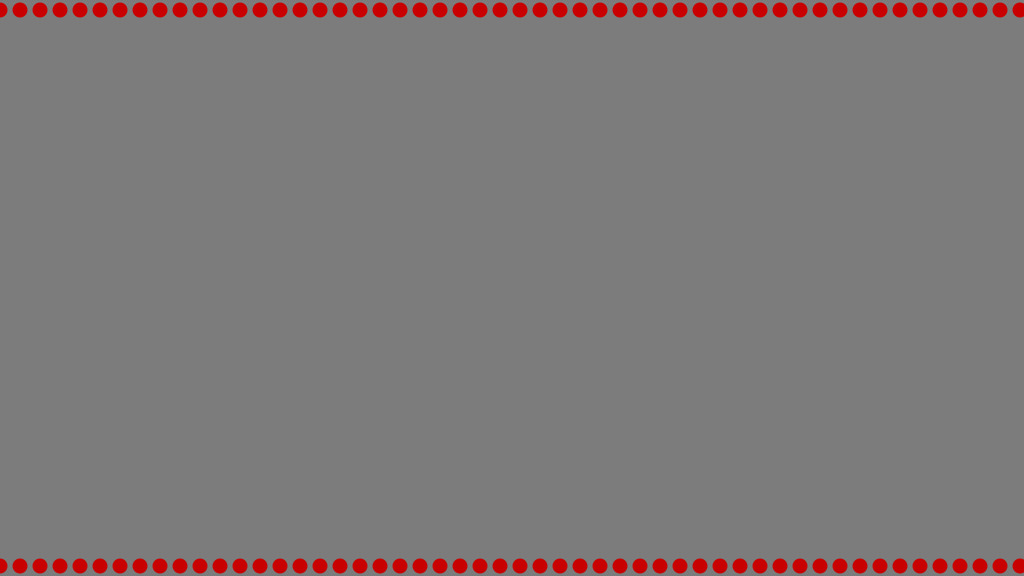
Frame 1 (no input)
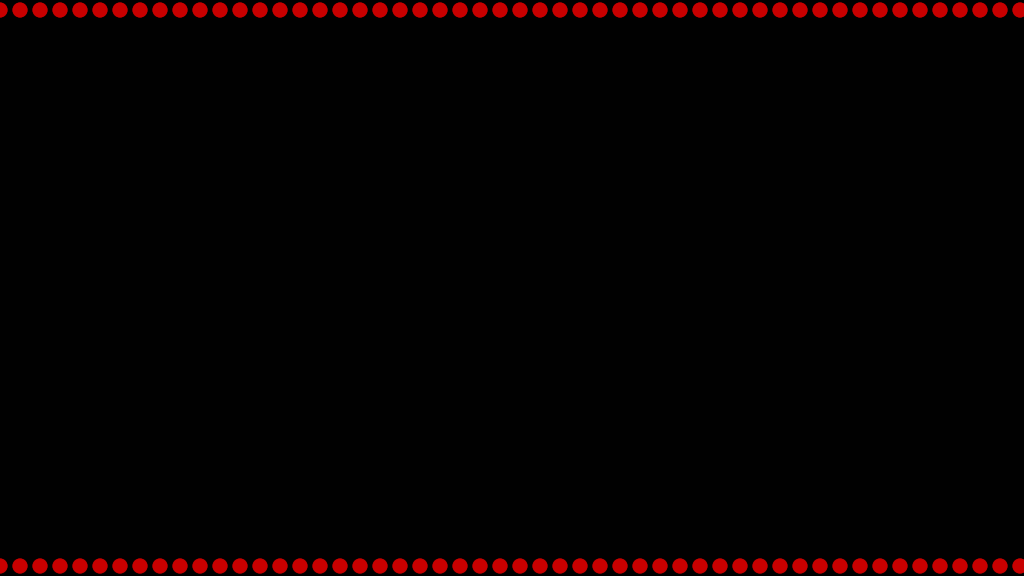
Frame 60 (the mouse pressed at the canvas centre just before this capture)
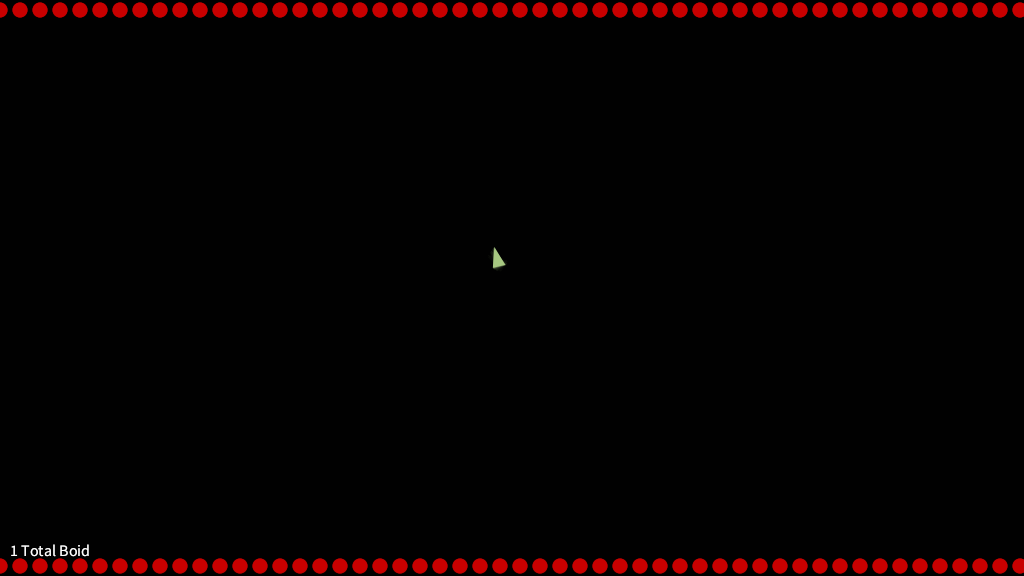
Frame 120 (the mouse held since frame 60 and released just before this capture)

The Processing sketch that drew these frames (run headless with seeded random() and noise(); from frame 60 on, the mouse is pressed at the canvas centre):

// Processing sketch: boids
// ── boids.pde
Boid barry;
ArrayList<Boid> boids;
ArrayList<Avoid> avoids;

float globalScale = .91;
float eraseRadius = 20;
String tool = "boids";

// boid control
float maxSpeed;
float friendRadius;
float crowdRadius;
float avoidRadius;
float coheseRadius;

boolean option_friend = true;
boolean option_crowd = true;
boolean option_avoid = true;
boolean option_noise = true;
boolean option_cohese = true;

// gui crap
int messageTimer = 0;
String messageText = "";

void setup () {
  size(1024, 576);
  textSize(16);
  recalculateConstants();
  boids = new ArrayList<Boid>();
  avoids = new ArrayList<Avoid>();
  for (int x = 100; x < width - 100; x+= 100) {
    for (int y = 100; y < height - 100; y+= 100) {
 //   boids.add(new Boid(x + random(3), y + random(3)));
  //    boids.add(new Boid(x + random(3), y + random(3)));
    }
  }
  
  setupWalls();
}

// haha
void recalculateConstants () {
  maxSpeed = 2.1 * globalScale;
  friendRadius = 60 * globalScale;
  crowdRadius = (friendRadius / 1.3);
  avoidRadius = 90 * globalScale;
  coheseRadius = friendRadius;
}


void setupWalls() {
  avoids = new ArrayList<Avoid>();
   for (int x = 0; x < width; x+= 20) {
    avoids.add(new Avoid(x, 10));
    avoids.add(new Avoid(x, height - 10));
  } 
}

void setupCircle() {
  avoids = new ArrayList<Avoid>();
   for (int x = 0; x < 50; x+= 1) {
     float dir = (x / 50.0) * TWO_PI;
    avoids.add(new Avoid(width * 0.5 + cos(dir) * height*.4, height * 0.5 + sin(dir)*height*.4));
  } 
}


void draw () {
  noStroke();
  colorMode(HSB);
  fill(0, 100);
  rect(0, 0, width, height);


  if (tool == "erase") {
    noFill();
    stroke(0, 100, 260);
    rect(mouseX - eraseRadius, mouseY - eraseRadius, eraseRadius * 2, eraseRadius *2);
    if (mousePressed) {
      erase();
    }
  } else if (tool == "avoids") {
    noStroke();
    fill(0, 200, 200);
    ellipse(mouseX, mouseY, 15, 15);
  }
  for (int i = 0; i <boids.size(); i++) {
    Boid current = boids.get(i);
    current.go();
    current.draw();
  }

  for (int i = 0; i <avoids.size(); i++) {
    Avoid current = avoids.get(i);
    current.go();
    current.draw();
  }

  if (messageTimer > 0) {
    messageTimer -= 1; 
  }
  drawGUI();
}

void keyPressed () {
  if (key == 'q') {
    tool = "boids";
    message("Add boids");
  } else if (key == 'w') {
    tool = "avoids";
    message("Place obstacles");
  } else if (key == 'e') {
    tool = "erase";
    message("Eraser");
  } else if (key == '-') {
    message("Decreased scale");
    globalScale *= 0.8;
  } else if (key == '=') {
      message("Increased Scale");
    globalScale /= 0.8;
  } else if (key == '1') {
     option_friend = option_friend ? false : true;
     message("Turned friend allignment " + on(option_friend));
  } else if (key == '2') {
     option_crowd = option_crowd ? false : true;
     message("Turned crowding avoidance " + on(option_crowd));
  } else if (key == '3') {
     option_avoid = option_avoid ? false : true;
     message("Turned obstacle avoidance " + on(option_avoid));
  }else if (key == '4') {
     option_cohese = option_cohese ? false : true;
     message("Turned cohesion " + on(option_cohese));
  }else if (key == '5') {
     option_noise = option_noise ? false : true;
     message("Turned noise " + on(option_noise));
  } else if (key == ',') {
     setupWalls(); 
  } else if (key == '.') {
     setupCircle(); 
  }
  recalculateConstants();

}

void drawGUI() {
   if(messageTimer > 0) {
     fill((min(30, messageTimer) / 30.0) * 255.0);

    text(messageText, 10, height - 20); 
   }
}

String s(int count) {
  return (count != 1) ? "s" : "";
}

String on(boolean in) {
  return in ? "on" : "off"; 
}

void mousePressed () {
  switch (tool) {
  case "boids":
    boids.add(new Boid(mouseX, mouseY));
    message(boids.size() + " Total Boid" + s(boids.size()));
    break;
  case "avoids":
    avoids.add(new Avoid(mouseX, mouseY));
    break;
  }
}

void erase () {
  for (int i = boids.size()-1; i > -1; i--) {
    Boid b = boids.get(i);
    if (abs(b.pos.x - mouseX) < eraseRadius && abs(b.pos.y - mouseY) < eraseRadius) {
      boids.remove(i);
    }
  }

  for (int i = avoids.size()-1; i > -1; i--) {
    Avoid b = avoids.get(i);
    if (abs(b.pos.x - mouseX) < eraseRadius && abs(b.pos.y - mouseY) < eraseRadius) {
      avoids.remove(i);
    }
  }
}

void drawText (String s, float x, float y) {
  fill(0);
  text(s, x, y);
  fill(200);
  text(s, x-1, y-1);
}


void message (String in) {
   messageText = in;
   messageTimer = (int) frameRate * 3;
}

class Avoid {
   PVector pos;
   
   Avoid (float xx, float yy) {
     pos = new PVector(xx,yy);
   }
   
   void go () {
     
   }
   
   void draw () {
     fill(0, 255, 200);
     ellipse(pos.x, pos.y, 15, 15);
   }
}

class Boid {
  // main fields
  PVector pos;
  PVector move;
  float shade;
  ArrayList<Boid> friends;

  // timers
  int thinkTimer = 0;


  Boid (float xx, float yy) {
    move = new PVector(0, 0);
    pos = new PVector(0, 0);
    pos.x = xx;
    pos.y = yy;
    thinkTimer = int(random(10));
    shade = random(255);
    friends = new ArrayList<Boid>();
  }

  void go () {
    increment();
    wrap();

    if (thinkTimer ==0 ) {
      // update our friend array (lots of square roots)
      getFriends();
    }
    flock();
    pos.add(move);
  }

  void flock () {
    PVector allign = getAverageDir();
    PVector avoidDir = getAvoidDir(); 
    PVector avoidObjects = getAvoidAvoids();
    PVector noise = new PVector(random(2) - 1, random(2) -1);
    PVector cohese = getCohesion();

    allign.mult(1);
    if (!option_friend) allign.mult(0);
    
    avoidDir.mult(1);
    if (!option_crowd) avoidDir.mult(0);
    
    avoidObjects.mult(3);
    if (!option_avoid) avoidObjects.mult(0);

    noise.mult(0.1);
    if (!option_noise) noise.mult(0);

    cohese.mult(1);
    if (!option_cohese) cohese.mult(0);
    
    stroke(0, 255, 160);

    move.add(allign);
    move.add(avoidDir);
    move.add(avoidObjects);
    move.add(noise);
    move.add(cohese);

    move.limit(maxSpeed);
    
    shade += getAverageColor() * 0.03;
    shade += (random(2) - 1) ;
    shade = (shade + 255) % 255; //max(0, min(255, shade));
  }

  void getFriends () {
    ArrayList<Boid> nearby = new ArrayList<Boid>();
    for (int i =0; i < boids.size(); i++) {
      Boid test = boids.get(i);
      if (test == this) continue;
      if (abs(test.pos.x - this.pos.x) < friendRadius &&
        abs(test.pos.y - this.pos.y) < friendRadius) {
        nearby.add(test);
      }
    }
    friends = nearby;
  }

  float getAverageColor () {
    float total = 0;
    float count = 0;
    for (Boid other : friends) {
      if (other.shade - shade < -128) {
        total += other.shade + 255 - shade;
      } else if (other.shade - shade > 128) {
        total += other.shade - 255 - shade;
      } else {
        total += other.shade - shade; 
      }
      count++;
    }
    if (count == 0) return 0;
    return total / (float) count;
  }

  PVector getAverageDir () {
    PVector sum = new PVector(0, 0);
    int count = 0;

    for (Boid other : friends) {
      float d = PVector.dist(pos, other.pos);
      // If the distance is greater than 0 and less than an arbitrary amount (0 when you are yourself)
      if ((d > 0) && (d < friendRadius)) {
        PVector copy = other.move.copy();
        copy.normalize();
        copy.div(d); 
        sum.add(copy);
        count++;
      }
      if (count > 0) {
        //sum.div((float)count);
      }
    }
    return sum;
  }

  PVector getAvoidDir() {
    PVector steer = new PVector(0, 0);
    int count = 0;

    for (Boid other : friends) {
      float d = PVector.dist(pos, other.pos);
      // If the distance is greater than 0 and less than an arbitrary amount (0 when you are yourself)
      if ((d > 0) && (d < crowdRadius)) {
        // Calculate vector pointing away from neighbor
        PVector diff = PVector.sub(pos, other.pos);
        diff.normalize();
        diff.div(d);        // Weight by distance
        steer.add(diff);
        count++;            // Keep track of how many
      }
    }
    if (count > 0) {
      //steer.div((float) count);
    }
    return steer;
  }

  PVector getAvoidAvoids() {
    PVector steer = new PVector(0, 0);
    int count = 0;

    for (Avoid other : avoids) {
      float d = PVector.dist(pos, other.pos);
      // If the distance is greater than 0 and less than an arbitrary amount (0 when you are yourself)
      if ((d > 0) && (d < avoidRadius)) {
        // Calculate vector pointing away from neighbor
        PVector diff = PVector.sub(pos, other.pos);
        diff.normalize();
        diff.div(d);        // Weight by distance
        steer.add(diff);
        count++;            // Keep track of how many
      }
    }
    return steer;
  }
  
  PVector getCohesion () {
   float neighbordist = 50;
    PVector sum = new PVector(0, 0);   // Start with empty vector to accumulate all locations
    int count = 0;
    for (Boid other : friends) {
      float d = PVector.dist(pos, other.pos);
      if ((d > 0) && (d < coheseRadius)) {
        sum.add(other.pos); // Add location
        count++;
      }
    }
    if (count > 0) {
      sum.div(count);
      
      PVector desired = PVector.sub(sum, pos);  
      return desired.setMag(0.05);
    } 
    else {
      return new PVector(0, 0);
    }
  }

  void draw () {
    for ( int i = 0; i < friends.size(); i++) {
      Boid f = friends.get(i);
      stroke(90);
      //line(this.pos.x, this.pos.y, f.pos.x, f.pos.y);
    }
    noStroke();
    fill(shade, 90, 200);
    pushMatrix();
    translate(pos.x, pos.y);
    rotate(move.heading());
    beginShape();
    vertex(15 * globalScale, 0);
    vertex(-7* globalScale, 7* globalScale);
    vertex(-7* globalScale, -7* globalScale);
    endShape(CLOSE);
    popMatrix();
  }

  // update all those timers!
  void increment () {
    thinkTimer = (thinkTimer + 1) % 5;
  }

  void wrap () {
    pos.x = (pos.x + width) % width;
    pos.y = (pos.y + height) % height;
  }
}
